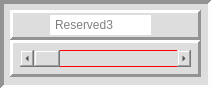
      <widget class="QFrame" name="frame_247">
       <property name="minimumSize">
        <size>
         <width>212</width>
         <height>89</height>
        </size>
       </property>
       <property name="styleSheet">
        <string notr="true">background-color: rgb(221, 221, 221);</string>
       </property>
       <property name="frameShape">
        <enum>QFrame::Panel</enum>
       </property>
       <property name="frameShadow">
        <enum>QFrame::Sunken</enum>
       </property>
       <property name="lineWidth">
        <number>4</number>
       </property>
       <property name="midLineWidth">
        <number>0</number>
       </property>
       <widget class="QFrame" name="frame_248">
        <property name="geometry">
         <rect>
          <x>10</x>
          <y>40</y>
          <width>191</width>
          <height>37</height>
         </rect>
        </property>
        <property name="styleSheet">
         <string notr="true"/>
        </property>
        <property name="frameShape">
         <enum>QFrame::Panel</enum>
        </property>
        <property name="frameShadow">
         <enum>QFrame::Raised</enum>
        </property>
        <property name="lineWidth">
         <number>3</number>
        </property>
        <widget class="QScrollBar" name="horizontalScrollBar_86">
         <property name="geometry">
          <rect>
           <x>10</x>
           <y>10</y>
           <width>171</width>
           <height>17</height>
          </rect>
         </property>
         <property name="minimumSize">
          <size>
           <width>171</width>
           <height>17</height>
          </size>
         </property>
         <property name="maximumSize">
          <size>
           <width>171</width>
           <height>17</height>
          </size>
         </property>
         <property name="styleSheet">
          <string notr="true"> border: 1px solid red</string>
         </property>
         <property name="orientation">
          <enum>Qt::Horizontal</enum>
         </property>
        </widget>
       </widget>
       <widget class="QFrame" name="frame_249">
        <property name="geometry">
         <rect>
          <x>10</x>
          <y>10</y>
          <width>191</width>
          <height>30</height>
         </rect>
        </property>
        <property name="frameShape">
         <enum>QFrame::Panel</enum>
        </property>
        <property name="frameShadow">
         <enum>QFrame::Raised</enum>
        </property>
        <property name="lineWidth">
         <number>3</number>
        </property>
        <property name="midLineWidth">
         <number>0</number>
        </property>
        <widget class="QLineEdit" name="lineEdit_86">
         <property name="geometry">
          <rect>
           <x>40</x>
           <y>5</y>
           <width>101</width>
           <height>20</height>
          </rect>
         </property>
         <property name="minimumSize">
          <size>
           <width>101</width>
           <height>20</height>
          </size>
         </property>
         <property name="maximumSize">
          <size>
           <width>101</width>
           <height>20</height>
          </size>
         </property>
         <property name="styleSheet">
          <string notr="true">QLineEdit {
 border: 3px solid wHITE;
	background-color: rgb(255, 255, 255);
}
</string>
         </property>
         <property name="placeholderText">
          <string>Reserved3</string>
         </property>
        </widget>
       </widget>
      </widget>
